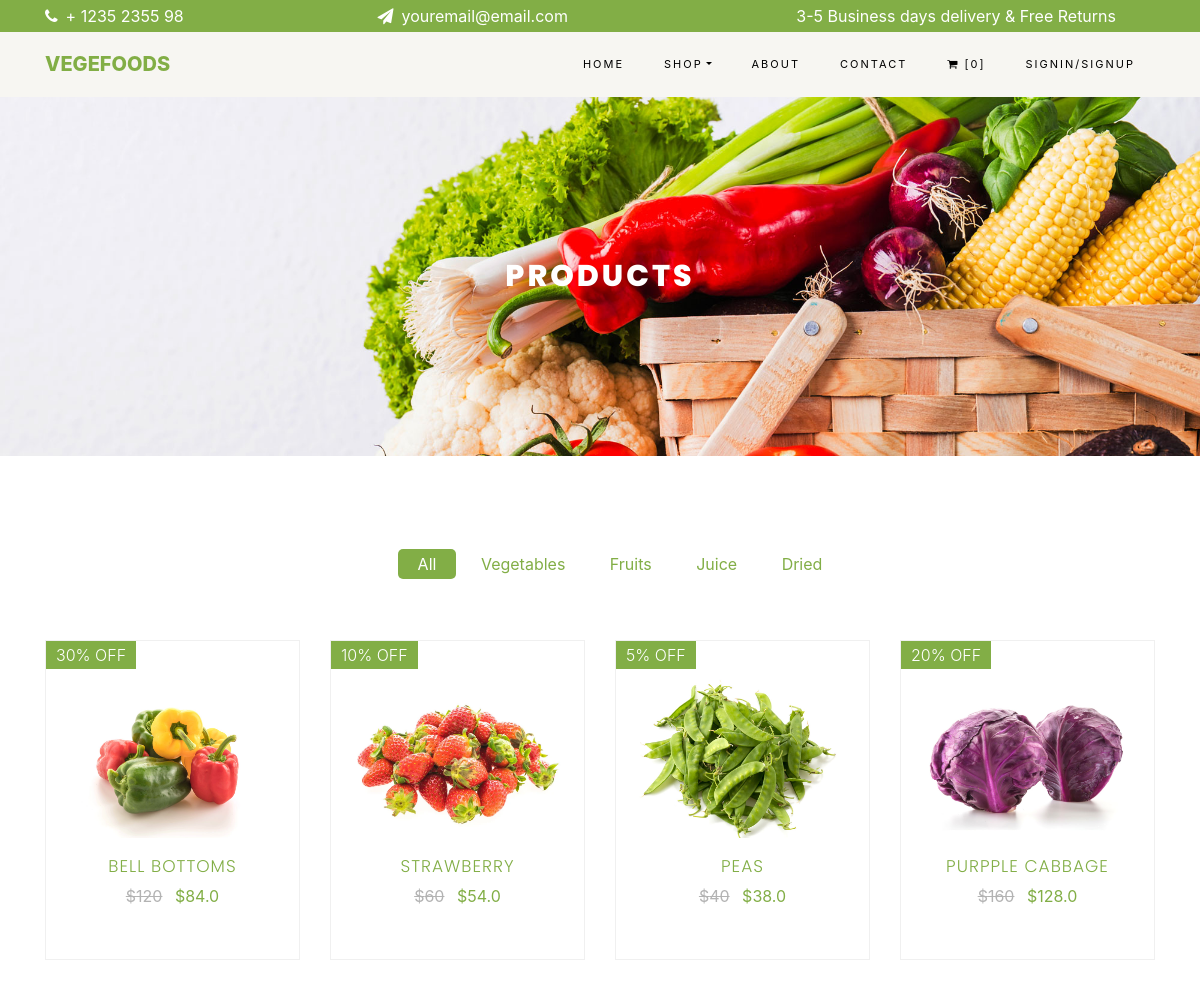
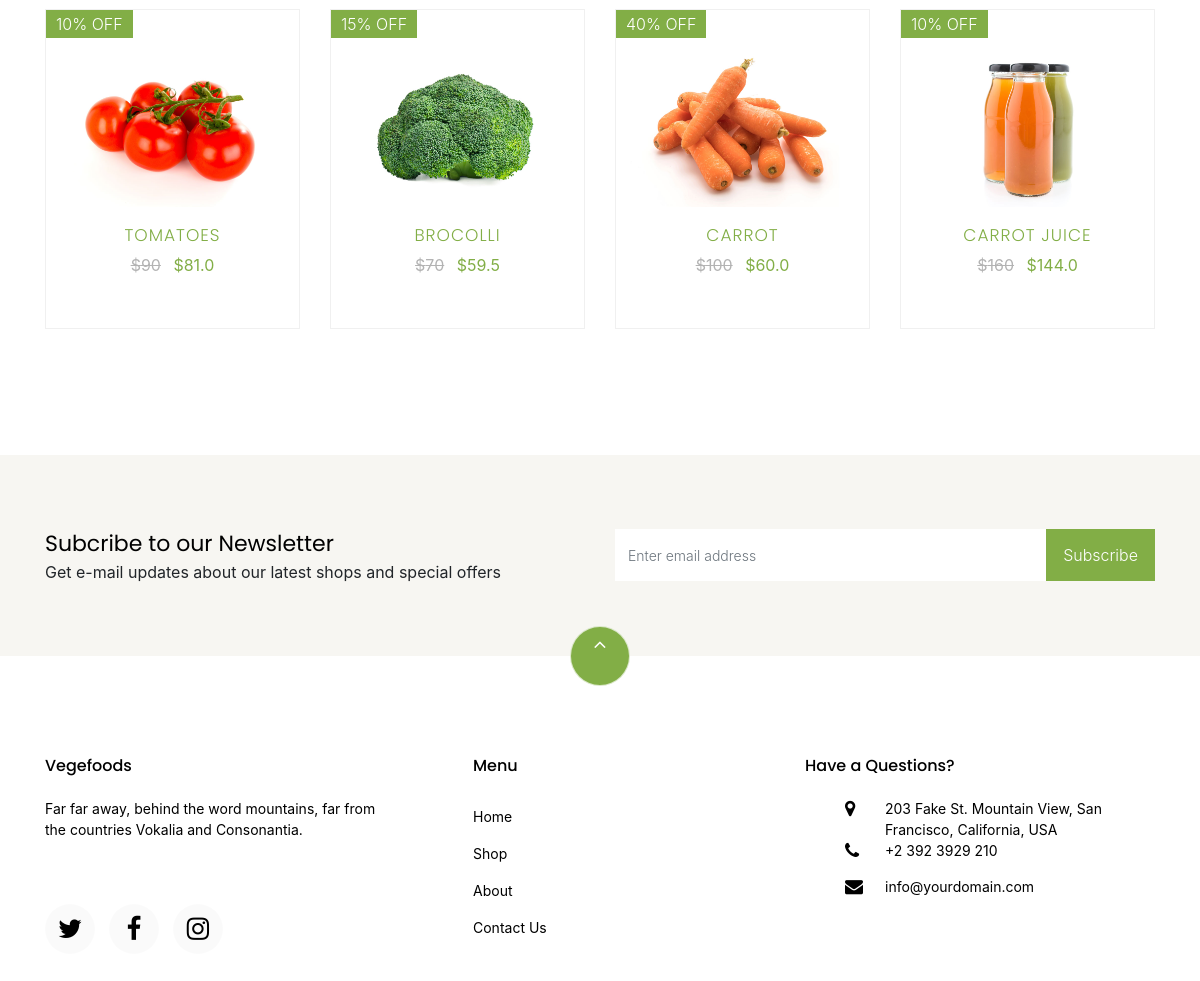
The app's page /shop/ with its own data (2 pictures, top to bottom).
### orderitems/models.py (models this page shows)
class items(models.Model):
    name = models.CharField(max_length=100)
    typeOf = models.CharField(max_length=1,choices=ItemTypes)
    price = models.IntegerField()
    offer = models.IntegerField()
    image = models.ImageField(upload_to = "items",blank=True)
    dealOfTheDay = models.BooleanField()
    description  = models.CharField(max_length=1000,default="")
    def saleprice(self):
        if self.offer > 0:
            return self.price - (self.price * (self.offer / 100))
        else:
            return self.price
    def ItemTypeName(self):
        for item in ItemTypes:
            if item[0] == self.typeOf:
                return item[1].replace(" ","")

### orderitems/views.py (the view)
# urls.py: path('shop/',views.shop,name = "shop"),
def shop(request):
    if not request.session.get('cartItems'):
        request.session['cartItems'] = []
        request.session.set_expiry(0)
    fooditems = items.objects.all()
    return render(request,'orderitems/shop.html',{'fooditems':fooditems})

### orderitems/templates/orderitems/shop.html (shortened to what this page needs)
{% extends "base.html" %}
{% block base %}
{% load static %}
<div class="hero-wrap hero-bread" style="background-image: url('{% static 'media/bg_1.jpg' %}');">
    <div class="container">
        <div class="row no-gutters slider-text align-items-center justify-content-center">
            <div class="col-md-9 text-center fadeInUp co-animated">
                <h1 class="mb-0 bread">Products</h1>
            </div>
        </div>
    </div>
</div>
<section class = "co-section">
    <div class = "container">
        <div class = "row justify-content-center">
            <div class = "col-md-10 mb-5 text-center">
                <ul class="product-category">
                    <li><a href="!#" onclick = "itemsFilter(event,'All')" class="active">All</a></li>
                    <li><a href="!#" onclick = "itemsFilter(event,'Vegetables')" >Vegetables</a></li>
                    <li><a href="!#" onclick = "itemsFilter(event,'Fruits')" >Fruits</a></li>
                    <li><a href="!#" onclick = "itemsFilter(event,'Juice')" >Juice</a></li>
                    <li><a href="!#" onclick = "itemsFilter(event,'DriedFruits')" >Dried</a></li>
                </ul>
            </div>
        </div>
        <div class="row">
            {% for item in fooditems %}
                <div class="col-md-6 col-lg-3 fadeInUp co-animated shopItems {{item.ItemTypeName}}">
                    <div class="product">
                        <a href="{% url 'shopitem' item.id %}" class="img-prod" >
                            <img class="img-fluid" src="{{ item.image.url }}" alt="Colorlib Template">
                            {% if item.offer > 0 %}
                            <span class="status">{{item.offer}}% OFF</span>
                            {% endif %}
                        </a>
                        <div class="text py-3 pb-4 px-3 text-center">
                            <h3><a href="#">{{item.name}}</a></h3>
                            <div class="d-flex">
                                <div class="pricing">
                                    <p class="price">
                                        <span class="mr-2 price-dc">${{item.price}}</span>
                                        <span class="price-sale">${{item.saleprice}}</span>
                                    </p>
                                </div>
                            </div>
                        </div>
                    </div>
                </div>
            {% endfor %}
        </div>
    </div>
</section>
{% endblock %}

### vegfoods/templates/base.html (shortened to what this page needs)
<!DOCTYPE html>
<html>
    <head>
    {% load static %}
    <link rel="stylesheet" href="https://stackpath.bootstrapcdn.com/font-awesome/4.7.0/css/font-awesome.min.css">
    <link rel="stylesheet" href="https://maxcdn.bootstrapcdn.com/bootstrap/4.0.0/css/bootstrap.min.css">
    <link rel="stylesheet" href="{% static 'css/owl.carousel.min.css' %}" />
    <link rel="stylesheet" href="{% static 'css/base.css' %}">
    <link rel="stylesheet" href="{% static 'css/index.css' %}">
    <link rel="stylesheet" href="{% static 'css/shop.css' %}">
    <link rel="stylesheet" href="{% static 'css/wishlist.css' %}">
    <link rel="stylesheet" href="{% static 'css/cart.css' %}">
    <link rel="stylesheet" href="{% static 'css/checkout.css' %}">
    <link rel="stylesheet" href="{% static 'css/singleProduct.css' %}">
    <link rel="stylesheet" href="{% static 'css/login-signup.css' %}">
    </head>
    <body>
        <div class="py-1 bg-green" id = "header-data">
            <div class="container">
                <div class="row no-gutters d-flex align-items-start align-items-center px-md-0">
                    <div class="col-lg-12 d-block">
                        <div class="row d-flex">
                            <div class="col-md pr-4 d-flex toptext align-items-center">
                                <div class="icon mr-2 d-flex justify-content-center align-items-center"><i class="fa fa-phone" style="color:white" aria-hidden="true"></i></div>
                                    <span class="text">+ 1235 2355 98</span>
                                </div>
                                <div class="col-md pr-4 d-flex toptext align-items-center">
                                    <div class="icon mr-2 d-flex justify-content-center align-items-center"><i class="fa fa-paper-plane" style="color:white" aria-hidden="true"></i></div>
                                        <span class="text">youremail@email.com</span>
                                    </div>
                                    <div class="col-md-5 pr-4 d-flex toptext align-items-center text-lg-right">
                                        <span class="text">3-5 Business days delivery &amp; Free Returns</span>
                                    </div>
                                </div>
                            </div>
                        </div>
                    </div>
                </div>
        <nav class="navbar navbar-expand-lg navbar-light bg-light co-navbar-light navbar-fixed-top" id="co-navbar">
            <div class="container">
                <a class="navbar-brand" href="index.html">Vegefoods</a>
                <div class="collapse navbar-collapse" id="ftco-nav">
                    <ul class = "navbar-nav ml-auto">
                        <li class="nav-item active">
                            <a href="{% url 'index'  %}" class="nav-link">Home</a>
                        </li>
                        <li class = "nav-item dropdown">
                            <a class="nav-link dropdown-toggle"  href="#" id="dropdown04" data-toggle="dropdown" aria-haspopup="true" aria-expanded="false">Shop</a>
                        </li>
                        <li class="nav-item">
                            <a href="about.html" class="nav-link">About</a>
                        </li>
                        <li class="nav-item">
                            <a href="contact.html" class="nav-link">Contact</a>
                        </li>
                        <li class="nav-item cta cta-colored">
                            <a href="cart.html" class="nav-link">
                                <i class="fa fa-shopping-cart" aria-hidden="true"></i>
                                    [{{ cart_items_count }}]
                            </a>
                        </li>
                        <li class="nav-item">
                            {% if user.is_authenticated %}
                                <a href="!#" onclick="signout(event)" class="nav-link logoutlink">Logout</a>
                            {% else %}
                                 <a href="{% url 'loginandregister' %}" class="nav-link loginlink">SignIn/SignUp</a>
                            {% endif %}
                        </li>
                    </ul>
                </div>
            </div>
        </nav>
        {% block base %}
        {% endblock  %}
        <section class="co-section co-no-pt co-no-pb bg-light">
            <div class="container py-4">
                <div class="row d-flex justify-content-center py-5">
                    <div class="col-md-6">
                        <h2 style="font-size: 22px;" class="mb-0">Subcribe to our Newsletter</h2>
                        <span>Get e-mail updates about our latest shops and special offers</span>
                    </div>
                    <div class="col-md-6 d-flex align-items-center">
                        <form action="#" class="subscribe-form">
                            <div class="form-group d-flex">
                                <input type="text" class="form-control" placeholder="Enter email address">
                                <input type="submit" value="Subscribe" class="submit px-3">
                            </div>
                        </form>
                    </div>
                </div>
            </div>
        </section>
        <footer class = "co-footer co-section">
            <div class = "container">
                <div class = "row">
                    <div class = "mouse">
                        <a href="#header-data" class="mouse-icon">
                            <div class="mouse-wheel">
                               <i class="fa fa-angle-up" style="color:white" aria-hidden="true"></i>
                            </div>
                        </a>
                    </div>
                </div>
                <div class = "row mb-5">
                    <div class = "col-md">
                        <div class = "co-footer-widget mb-4">
                            <h2 class="co-heading-2">Vegefoods</h2>
                            <p>Far far away, behind the word mountains, far from the countries Vokalia and Consonantia.</p>
                            <ul class="co-footer-social list-unstyled float-md-left float-lft mt-5">
                                <li>
                                    <a href="#">
                                        <i class="fa fa-twitter" aria-hidden="true"></i>
                                    </a>
                                </li>
                                <li >
                                    <a href="#">
                                        <i class="fa fa-facebook" aria-hidden="true"></i>
                                    </a>
                                </li>
                                <li>
                                    <a href="#">
                                        <i class="fa fa-instagram" aria-hidden="true"></i>
                                    </a>
                                </li>
                            </ul>
                        </div>
                    </div>
                    <div class = "col-md">
                        <div class = "co-footer-widget mb-4 ml-md-5">
                            <h2 class="co-heading-2">Menu</h2>
                            <ul class="list-unstyled">
                                <li>
                                    <a href="{% url 'index' %}" class="py-2 d-block">Home</a>
                                </li>
                                <li>
                                    <a href="{% url 'shop'%}" class="py-2 d-block">Shop</a>
                                </li>
                                <li>
                                    <a href="#" class="py-2 d-block">About</a>
                                </li>
                                <li>
                                    <a href="#" class="py-2 d-block">Contact Us</a>
                                </li>
                            </ul>
                        </div>
                    </div>
                    <div class="col-md">
                        <div class="co-footer-widget mb-4">
                            <h2 class="co-heading-2">Have a Questions?</h2>
                            <div class="block-23 mb-3">
                                <ul>
                                    <li>
                                        <i class="icon fa fa-map-marker" aria-hidden="true"></i>
                                        <span class="text">203 Fake St. Mountain View, San Francisco, California, USA</span>
                                    </li>
                                    <li>
                                        <a href="#">
                                            <i class="icon fa fa-phone" aria-hidden="true"></i>
                                            <span class="text">+2 392 3929 210</span>
                                        </a>
                                    </li>
                                    <li>
                                        <a href="#">
                                            <i class="icon fa fa-envelope" aria-hidden="true"></i>
                                            <span class="text">info@yourdomain.com</span>
                                        </a>
                                    </li>
                                </ul>
                            </div>
                        </div>
                    </div>
                </div>
            </div>
        </footer>
    </body>
</html>

### records on screen
items: image (picture), offer "30", name "BELL BOTTOMS", saleprice "84.0"
items: image (picture), offer "10", name "STRAWBERRY", saleprice "54.0"
items: image (picture), offer "5", name "PEAS", saleprice "38.0"
items: image (picture), offer "20", name "PURPPLE CABBAGE", saleprice "128.0"
items: image (picture), offer "10", name "TOMATOES", saleprice "81.0"
items: image (picture), offer "15", name "BROCOLLI", saleprice "59.5"
items: image (picture), offer "40", name "CARROT", saleprice "60.0"
items: image (picture), offer "10", name "CARROT JUICE", saleprice "144.0"

### other values on screen
{{ cart_items_count }} "0"
